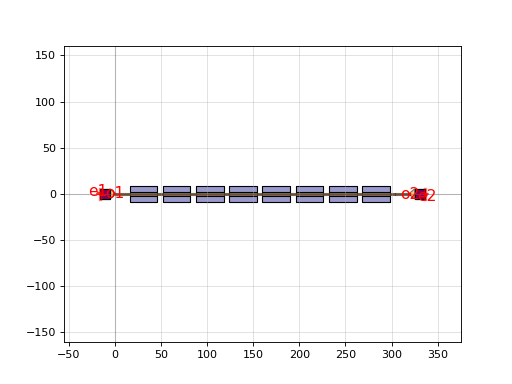

Generate this figure with Python:
import gdsfactory as gf

c = gf.components.straight_heater_metal_undercut(length=320.0, length_undercut_spacing=6.0, length_undercut=30.0, length_straight_input=15.0, heater_width=2.5, cross_section_heater='heater_metal', cross_section_waveguide_heater='strip_heater_metal', cross_section_heater_undercut='strip_heater_metal_undercut', with_undercut=True, port_orientation1=180, port_orientation2=0, heater_taper_length=5.0)
c.plot()
